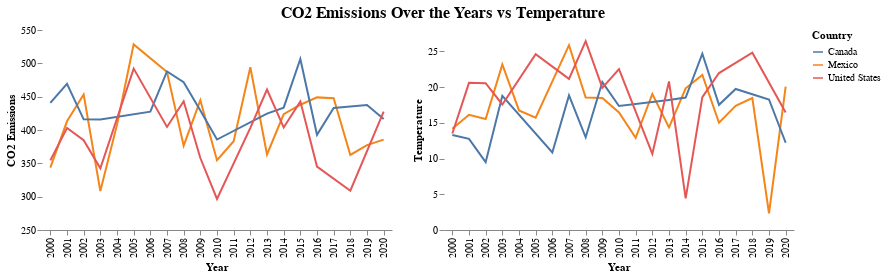

The code cell stored with this chart in its notebook:
### Code cell
# Create the Selection Interval and Legend Label Selector parameters
brush = alt.selection_interval(encodings = ['x'])
legend_select = alt.selection_point(fields=['Country_Name'], bind='legend')

# Plot the data
line_chart1 = alt.Chart(CO2_df).mark_line(color = "black").encode(
    x = alt.X('Year_Recorded:O', title = "Year"),
    
    y = alt.Y('Max_CO2_Emissions:Q', title = "CO2 Emissions", 
              scale = alt.Scale(domain = [250, 550]), 
              axis = alt.Axis(grid = False, domain = False)),
    
    color = alt.Color('Country_Name', title = "Country"),
    opacity = alt.condition(legend_select, alt.value(1), alt.value(0.2)),
    tooltip = ['Year_Recorded', 'Max_CO2_Emissions']
).add_params(
    brush,
    legend_select
).properties(
    width = 350,
    height = 200
)

CO2_and_temp = alt.hconcat(line_chart1, line_chart1.encode(
    y = alt.Y("Max_Temperature", title = "Temperature", axis = alt.Axis(grid = False, domain = False))).transform_filter(legend_select).transform_filter(brush))

CO2_and_temp.properties(
    title = alt.Title("CO2 Emissions Over the Years vs Temperature", anchor = "middle", fontSize = 16)
).configure_view(
    strokeWidth = 0
)

### Figure 1 — Vega-Lite specification as saved in the notebook (floating-point values rounded to 4 significant figures)
{"config": {"view": {"continuousWidth": 300, "continuousHeight": 300, "strokeWidth": 0}}, "hconcat": [{"mark": {"type": "line", "color": "black"}, "encoding": {"color": {"field": "Country_Name", "title": "Country", "type": "nominal"}, "opacity": {"condition": {"param": "param_2", "value": 1}, "value": 0.2}, "tooltip": [{"field": "Year_Recorded", "type": "quantitative"}, {"field": "Max_CO2_Emissions", "type": "quantitative"}], "x": {"field": "Year_Recorded", "title": "Year", "type": "ordinal"}, "y": {"axis": {"domain": false, "grid": false}, "field": "Max_CO2_Emissions", "scale": {"domain": [250, 550]}, "title": "CO2 Emissions", "type": "quantitative"}}, "height": 200, "name": "view_1", "width": 350}, {"mark": {"type": "line", "color": "black"}, "encoding": {"color": {"field": "Country_Name", "title": "Country", "type": "nominal"}, "opacity": {"condition": {"param": "param_2", "value": 1}, "value": 0.2}, "tooltip": [{"field": "Year_Recorded", "type": "quantitative"}, {"field": "Max_CO2_Emissions", "type": "quantitative"}], "x": {"field": "Year_Recorded", "title": "Year", "type": "ordinal"}, "y": {"axis": {"domain": false, "grid": false}, "field": "Max_Temperature", "title": "Temperature", "type": "quantitative"}}, "height": 200, "name": "view_2", "transform": [{"filter": {"param": "param_2"}}, {"filter": {"param": "param_1"}}], "width": 350}], "data": {"name": "data-57752b0367decb2479ed99c111c01b93"}, "params": [{"name": "param_1", "select": {"type": "interval", "encodings": ["x"]}, "views": ["view_1", "view_2"]}, {"name": "param_2", "select": {"type": "point", "fields": ["Country_Name"]}, "bind": "legend", "views": ["view_1", "view_2"]}], "title": {"text": "CO2 Emissions Over the Years vs Temperature", "anchor": "middle", "fontSize": 16}, "$schema": "https://vega.github.io/schema/vega-lite/v5.16.3.json", "datasets": {"data-57752b0367decb2479ed99c111c01b93": [{"Country_Name": "Mexico              ", "Year_Recorded": 2000, "Avg_Temperature": 14.17, "Max_Temperature": 14.17, "Max_CO2_Emissions": 343.4, "Avg_CO2_Emissions": 343.4}, {"Country_Name": "Canada              ", "Year_Recorded": 2000, "Avg_Temperature": 8.705, "Max_Temperature": 13.31, "Max_CO2_Emissions": 440.5, "Avg_CO2_Emissions": 430.3}, {"Country_Name": "United States       ", "Year_Recorded": 2000, "Avg_Temperature": 13.5, "Max_Temperature": 13.5, "Max_CO2_Emissions": 354.4, "Avg_CO2_Emissions": 354.4}, {"Country_Name": "Mexico              ", "Year_Recorded": 2001, "Avg_Temperature": 12.97, "Max_Temperature": 16.13, "Max_CO2_Emissions": 413.0, "Avg_CO2_Emissions": 386.7}, {"Country_Name": "Canada              ", "Year_Recorded": 2001, "Avg_Temperature": 12.76, "Max_Temperature": 12.76, "Max_CO2_Emissions": 469.4, "Avg_CO2_Emissions": 469.4}, {"Country_Name": "United States       ", "Year_Recorded": 2001, "Avg_Temperature": 20.6, "Max_Temperature": 20.6, "Max_CO2_Emissions": 403.0, "Avg_CO2_Emissions": 403.0}, {"Country_Name": "Canada              ", "Year_Recorded": 2002, "Avg_Temperature": 9.25, "Max_Temperature": 9.502, "Max_CO2_Emissions": 416.0, "Avg_CO2_Emissions": 377.7}, {"Country_Name": "Mexico              ", "Year_Recorded": 2002, "Avg_Temperature": 15.18, "Max_Temperature": 15.54, "Max_CO2_Emissions": 453.1, "Avg_CO2_Emissions": 414.5}, {"Country_Name": "United States       ", "Year_Recorded": 2002, "Avg_Temperature": 20.56, "Max_Temperature": 20.56, "Max_CO2_Emissions": 384.6, "Avg_CO2_Emissions": 384.6}, {"Country_Name": "Canada              ", "Year_Recorded": 2003, "Avg_Temperature": 13.22, "Max_Temperature": 18.8, "Max_CO2_Emissions": 415.7, "Avg_CO2_Emissions": 391.9}, {"Country_Name": "Mexico              ", "Year_Recorded": 2003, "Avg_Temperature": 23.17, "Max_Temperature": 23.17, "Max_CO2_Emissions": 308.3, "Avg_CO2_Emissions": 308.3}, {"Country_Name": "United States       ", "Year_Recorded": 2003, "Avg_Temperature": 17.57, "Max_Temperature": 17.57, "Max_CO2_Emissions": 342.6, "Avg_CO2_Emissions": 342.6}, {"Country_Name": "Mexico              ", "Year_Recorded": 2004, "Avg_Temperature": 16.74, "Max_Temperature": 16.74, "Max_CO2_Emissions": 407.8, "Avg_CO2_Emissions": 407.8}, {"Country_Name": "United States       ", "Year_Recorded": 2005, "Avg_Temperature": 23.91, "Max_Temperature": 24.61, "Max_CO2_Emissions": 492.1, "Avg_CO2_Emissions": 447.1}, {"Country_Name": "Mexico              ", "Year_Recorded": 2005, "Avg_Temperature": 12.9, "Max_Temperature": 15.73, "Max_CO2_Emissions": 528.4, "Avg_CO2_Emissions": 458.8}, {"Country_Name": "Canada              ", "Year_Recorded": 2006, "Avg_Temperature": 10.86, "Max_Temperature": 10.86, "Max_CO2_Emissions": 427.4, "Avg_CO2_Emissions": 427.4}, {"Country_Name": "Mexico              ", "Year_Recorded": 2007, "Avg_Temperature": 25.45, "Max_Temperature": 25.88, "Max_CO2_Emissions": 486.8, "Avg_CO2_Emissions": 464.3}, {"Country_Name": "Canada              ", "Year_Recorded": 2007, "Avg_Temperature": 13.8, "Max_Temperature": 18.84, "Max_CO2_Emissions": 487.8, "Avg_CO2_Emissions": 473.8}, {"Country_Name": "United States       ", "Year_Recorded": 2007, "Avg_Temperature": 17.09, "Max_Temperature": 21.16, "Max_CO2_Emissions": 404.6, "Avg_CO2_Emissions": 380.2}, {"Country_Name": "Canada              ", "Year_Recorded": 2008, "Avg_Temperature": 11.1, "Max_Temperature": 12.98, "Max_CO2_Emissions": 471.7, "Avg_CO2_Emissions": 380.8}, {"Country_Name": "Mexico              ", "Year_Recorded": 2008, "Avg_Temperature": 18.53, "Max_Temperature": 18.53, "Max_CO2_Emissions": 376.5, "Avg_CO2_Emissions": 376.5}, {"Country_Name": "United States       ", "Year_Recorded": 2008, "Avg_Temperature": 16.75, "Max_Temperature": 26.43, "Max_CO2_Emissions": 443.1, "Avg_CO2_Emissions": 400.8}, {"Country_Name": "Canada              ", "Year_Recorded": 2009, "Avg_Temperature": 15.87, "Max_Temperature": 20.71, "Max_CO2_Emissions": 429.1, "Avg_CO2_Emissions": 387.5}, {"Country_Name": "Mexico              ", "Year_Recorded": 2009, "Avg_Temperature": 18.48, "Max_Temperature": 18.48, "Max_CO2_Emissions": 444.7, "Avg_CO2_Emissions": 444.7}, {"Country_Name": "United States       ", "Year_Recorded": 2009, "Avg_Temperature": 19.89, "Max_Temperature": 19.89, "Max_CO2_Emissions": 357.9, "Avg_CO2_Emissions": 357.9}, {"Country_Name": "Canada              ", "Year_Recorded": 2010, "Avg_Temperature": 17.36, "Max_Temperature": 17.36, "Max_CO2_Emissions": 385.7, "Avg_CO2_Emissions": 385.7}, {"Country_Name": "United States       ", "Year_Recorded": 2010, "Avg_Temperature": 22.53, "Max_Temperature": 22.53, "Max_CO2_Emissions": 296.6, "Avg_CO2_Emissions": 296.6}, {"Country_Name": "Mexico              ", "Year_Recorded": 2010, "Avg_Temperature": 16.45, "Max_Temperature": 16.45, "Max_CO2_Emissions": 354.7, "Avg_CO2_Emissions": 354.7}, {"Country_Name": "Mexico              ", "Year_Recorded": 2011, "Avg_Temperature": 8.511, "Max_Temperature": 12.91, "Max_CO2_Emissions": 383.2, "Avg_CO2_Emissions": 365.0}, {"Country_Name": "Mexico              ", "Year_Recorded": 2012, "Avg_Temperature": 15.8, "Max_Temperature": 19.04, "Max_CO2_Emissions": 494.1, "Avg_CO2_Emissions": 473.5}, {"Country_Name": "United States       ", "Year_Recorded": 2012, "Avg_Temperature": 10.65, "Max_Temperature": 10.65, "Max_CO2_Emissions": 403.2, "Avg_CO2_Emissions": 403.2}, {"Country_Name": "Canada              ", "Year_Recorded": 2013, "Avg_Temperature": 18.21, "Max_Temperature": 18.21, "Max_CO2_Emissions": 424.6, "Avg_CO2_Emissions": 424.6}, {"Country_Name": "Mexico              ", "Year_Recorded": 2013, "Avg_Temperature": 14.36, "Max_Temperature": 14.36, "Max_CO2_Emissions": 363.3, "Avg_CO2_Emissions": 363.3}, {"Country_Name": "United States       ", "Year_Recorded": 2013, "Avg_Temperature": 17.15, "Max_Temperature": 20.8, "Max_CO2_Emissions": 460.6, "Avg_CO2_Emissions": 399.5}, {"Country_Name": "Canada              ", "Year_Recorded": 2014, "Avg_Temperature": 18.54, "Max_Temperature": 18.54, "Max_CO2_Emissions": 433.5, "Avg_CO2_Emissions": 433.5}, {"Country_Name": "Mexico              ", "Year_Recorded": 2014, "Avg_Temperature": 19.84, "Max_Temperature": 19.84, "Max_CO2_Emissions": 423.6, "Avg_CO2_Emissions": 423.6}, {"Country_Name": "United States       ", "Year_Recorded": 2014, "Avg_Temperature": 4.419, "Max_Temperature": 4.419, "Max_CO2_Emissions": 403.8, "Avg_CO2_Emissions": 403.8}, {"Country_Name": "Mexico              ", "Year_Recorded": 2015, "Avg_Temperature": 12.96, "Max_Temperature": 21.7, "Max_CO2_Emissions": 437.9, "Avg_CO2_Emissions": 417.3}, {"Country_Name": "Canada              ", "Year_Recorded": 2015, "Avg_Temperature": 18.49, "Max_Temperature": 24.67, "Max_CO2_Emissions": 506.5, "Avg_CO2_Emissions": 417.6}, {"Country_Name": "United States       ", "Year_Recorded": 2015, "Avg_Temperature": 14.82, "Max_Temperature": 18.61, "Max_CO2_Emissions": 442.9, "Avg_CO2_Emissions": 392.9}, {"Country_Name": "Canada              ", "Year_Recorded": 2016, "Avg_Temperature": 14.39, "Max_Temperature": 17.53, "Max_CO2_Emissions": 392.8, "Avg_CO2_Emissions": 366.6}, {"Country_Name": "Mexico              ", "Year_Recorded": 2016, "Avg_Temperature": 12.55, "Max_Temperature": 15.01, "Max_CO2_Emissions": 448.9, "Avg_CO2_Emissions": 420.5}, {"Country_Name": "United States       ", "Year_Recorded": 2016, "Avg_Temperature": 21.97, "Max_Temperature": 21.97, "Max_CO2_Emissions": 345.2, "Avg_CO2_Emissions": 345.2}, {"Country_Name": "Canada              ", "Year_Recorded": 2017, "Avg_Temperature": 14.1, "Max_Temperature": 19.74, "Max_CO2_Emissions": 433.0, "Avg_CO2_Emissions": 415.6}, {"Country_Name": "Mexico              ", "Year_Recorded": 2017, "Avg_Temperature": 14.43, "Max_Temperature": 17.38, "Max_CO2_Emissions": 447.6, "Avg_CO2_Emissions": 394.5}, {"Country_Name": "Mexico              ", "Year_Recorded": 2018, "Avg_Temperature": 18.47, "Max_Temperature": 18.47, "Max_CO2_Emissions": 362.6, "Avg_CO2_Emissions": 362.6}, {"Country_Name": "United States       ", "Year_Recorded": 2018, "Avg_Temperature": 24.82, "Max_Temperature": 24.82, "Max_CO2_Emissions": 308.9, "Avg_CO2_Emissions": 308.9}, {"Country_Name": "Canada              ", "Year_Recorded": 2019, "Avg_Temperature": 15.7, "Max_Temperature": 18.28, "Max_CO2_Emissions": 437.5, "Avg_CO2_Emissions": 394.4}, {"Country_Name": "Mexico              ", "Year_Recorded": 2019, "Avg_Temperature": 2.339, "Max_Temperature": 2.339, "Max_CO2_Emissions": 377.4, "Avg_CO2_Emissions": 377.4}, {"Country_Name": "Mexico              ", "Year_Recorded": 2020, "Avg_Temperature": 17.6, "Max_Temperature": 20.08, "Max_CO2_Emissions": 385.5, "Avg_CO2_Emissions": 353.0}, {"Country_Name": "Canada              ", "Year_Recorded": 2020, "Avg_Temperature": 12.22, "Max_Temperature": 12.22, "Max_CO2_Emissions": 416.5, "Avg_CO2_Emissions": 416.5}, {"Country_Name": "United States       ", "Year_Recorded": 2020, "Avg_Temperature": 15.56, "Max_Temperature": 16.44, "Max_CO2_Emissions": 427.6, "Avg_CO2_Emissions": 406.1}]}}
